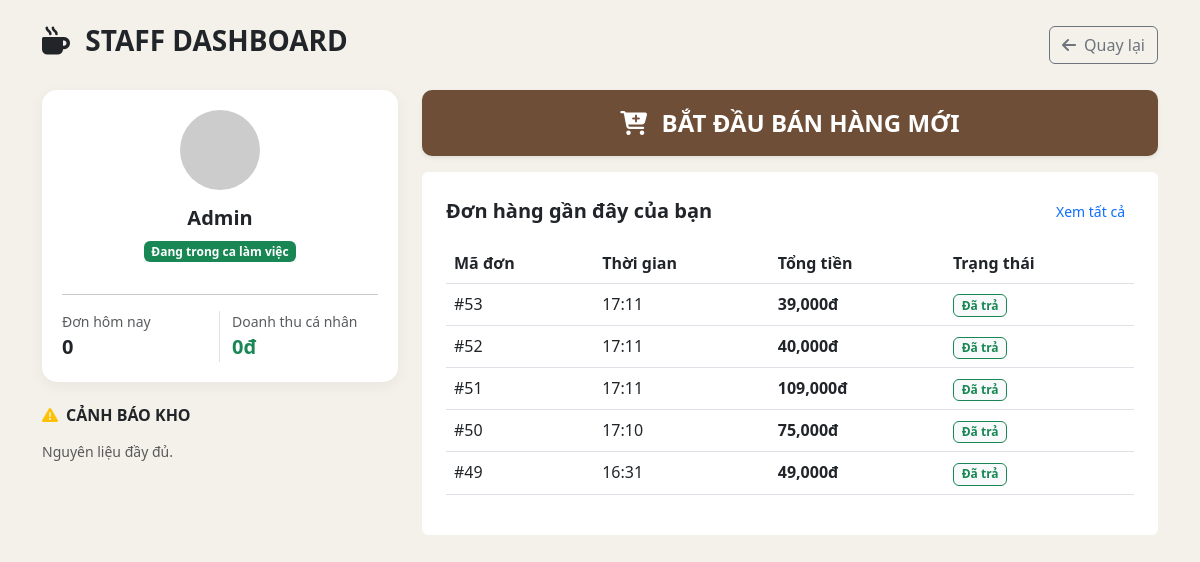
The app's page /pos/index.php (signed in) with its own data.
### tables this page shows
CREATE TABLE `orders` (
  `id` int(11) NOT NULL,
  `user_id` int(11) NOT NULL DEFAULT 1,
  `order_date` datetime NOT NULL DEFAULT current_timestamp(),
  `total_price` int(11) NOT NULL,
  `status` varchar(255) NOT NULL DEFAULT 'not_paid'
);

### pos/index.php (the view, shortened to what this page needs)
<?php
global $mysqli;
$user_id = $_SESSION['user_id'];
$fullname = $_SESSION['fullname'];
$today = date('Y-m-d');
$stats_query = "SELECT COUNT(id) as total_orders, SUM(total_price) as total_revenue
                FROM orders
                WHERE user_id = $user_id AND DATE(order_date) = '$today' AND status = 'paid'";
$stats_result = $mysqli->query($stats_query);
$stats = $stats_result->fetch_assoc();
$low_stock_query = "SELECT name, quantity, unit FROM ingredients WHERE quantity <= min_quantity LIMIT 5";
$low_stock_result = $mysqli->query($low_stock_query);
?>
<!DOCTYPE html>
<html lang="vi">
<head>
    <link href="https://cdn.jsdelivr.net/npm/bootstrap@5.3.0/dist/css/bootstrap.min.css" rel="stylesheet">
    <link rel="stylesheet" href="https://cdnjs.cloudflare.com/ajax/libs/font-awesome/6.4.0/css/all.min.css">
</head>
<body>
<div class="container py-4">
    <div class="d-flex justify-content-between align-items-center mb-4">
        <h3 class="fw-bold text-brown"><i class="fa-solid fa-mug-hot me-2"></i> STAFF DASHBOARD</h3>
        <a href="../index.php" class="btn btn-outline-secondary"><i class="fa-solid fa-arrow-left me-2"></i>Quay lại</a>
    </div>
    <div class="row g-4">
        <div class="col-lg-4">
            <div class="sidebar-user mb-4 text-center">
                <img src="https://ui-avatars.com/api/?name=<?= urlencode($fullname) ?>&background=6f4e37&color=fff" class="rounded-circle mb-3" width="80">
                <h5 class="fw-bold"><?= $fullname ?></h5>
                <span class="badge bg-success mb-3">Đang trong ca làm việc</span>
                <hr>
                <div class="row text-start mt-3">
                    <div class="col-6 border-end">
                        <small class="text-muted d-block">Đơn hôm nay</small>
                        <span class="fw-bold fs-5"><?= $stats['total_orders'] ?? 0 ?></span>
                    </div>
                    <div class="col-6">
                        <small class="text-muted d-block">Doanh thu cá nhân</small>
                        <span class="fw-bold fs-5 text-success"><?= number_format($stats['total_revenue'] ?? 0) ?>đ</span>
                    </div>
                </div>
            </div>
            <h6 class="fw-bold mb-3"><i class="fa-solid fa-triangle-exclamation text-warning me-2"></i>CẢNH BÁO KHO</h6>
            <?php if ($low_stock_result->num_rows > 0): ?>
                <?php while($item = $low_stock_result->fetch_assoc()): ?>
                    <div class="alert alert-stock p-2 mb-2 shadow-sm">
                        <small class="d-block fw-bold"><?= $item['name'] ?></small>
                        <small class="text-danger">Còn lại: <?= $item['quantity'] ?> <?= $item['unit'] ?></small>
                    </div>
                <?php endwhile; ?>
            <?php else: ?>
                <p class="text-muted small">Nguyên liệu đầy đủ.</p>
            <?php endif; ?>
        </div>
        <div class="col-lg-8">
            <div class="row g-3">
                <div class="col-md-12">
                    <a href="menu.php" class="btn-main fs-4 shadow-sm">
                        <i class="fa-solid fa-cart-plus me-2"></i> BẮT ĐẦU BÁN HÀNG MỚI
                    </a>
                </div>
                <div class="col-md-12">
                    <div class="card stat-card p-4">
                        <div class="d-flex justify-content-between align-items-center mb-3">
                            <h5 class="fw-bold mb-0">Đơn hàng gần đây của bạn</h5>
<a href="history.php" class="btn btn-sm btn-link text-decoration-none">Xem tất cả</a>
                        </div>
                        <div class="table-responsive">
                            <table class="table table-hover">
                                <thead>
                                    <tr>
                                        <th>Mã đơn</th>
                                        <th>Thời gian</th>
                                        <th>Tổng tiền</th>
                                        <th>Trạng thái</th>
                                    </tr>
                                </thead>
                                <tbody>
                                    <?php
                                    $recent_orders = $mysqli->query("SELECT id, order_date, total_price, status
                                                                    FROM orders WHERE user_id = $user_id
                                                                    ORDER BY order_date DESC LIMIT 5");
                                    while($row = $recent_orders->fetch_assoc()):
                                    ?>
                                    <tr>
                                        <td>#<?= $row['id'] ?></td>
                                        <td><?= date('H:i', strtotime($row['order_date'])) ?></td>
                                        <td class="fw-bold"><?= number_format($row['total_price']) ?>đ</td>
                                        <td><span class="badge bg-light text-success border border-success">Đã trả</span></td>
                                    </tr>
                                    <?php endwhile; ?>
                                </tbody>
                            </table>
                        </div>
                    </div>
                </div>
            </div>
        </div>
    </div>
</div>
</body>
</html>

### pos/index.php (style rules this page uses)
:root { --coffee-dark: #6f4e37; --coffee-light: #f4f1ea; }
body { background-color: var(--coffee-light); font-family: 'Segoe UI', Tahoma, Geneva, Verdana, sans-serif; }
.sidebar-user { background: white; border-radius: 15px; padding: 20px; box-shadow: 0 4px 15px rgba(0,0,0,0.05); }
.stat-card { border: none; border-radius: 15 shadow: 0 4px 10px rgba(0,0,0,0.05); transition: 0.3s; }
.btn-main { background: var(--coffee-dark); color: white; border-radius: 10px; padding: 15px; font-weight: bold; border: none; width: 100%; transition: 0.3s; text-decoration: none; display: block; text-align: center; }

### records on screen
orders: id "53", order_date "17:11", total_price "39,000"
orders: id "52", order_date "17:11", total_price "40,000"
orders: id "51", order_date "17:11", total_price "109,000"
orders: id "50", order_date "17:10", total_price "75,000"
orders: id "49", order_date "16:31", total_price "49,000"

### other values on screen
$fullname "Admin"
$stats['total_orders'] "0"
$stats['total_revenue'] "0"
